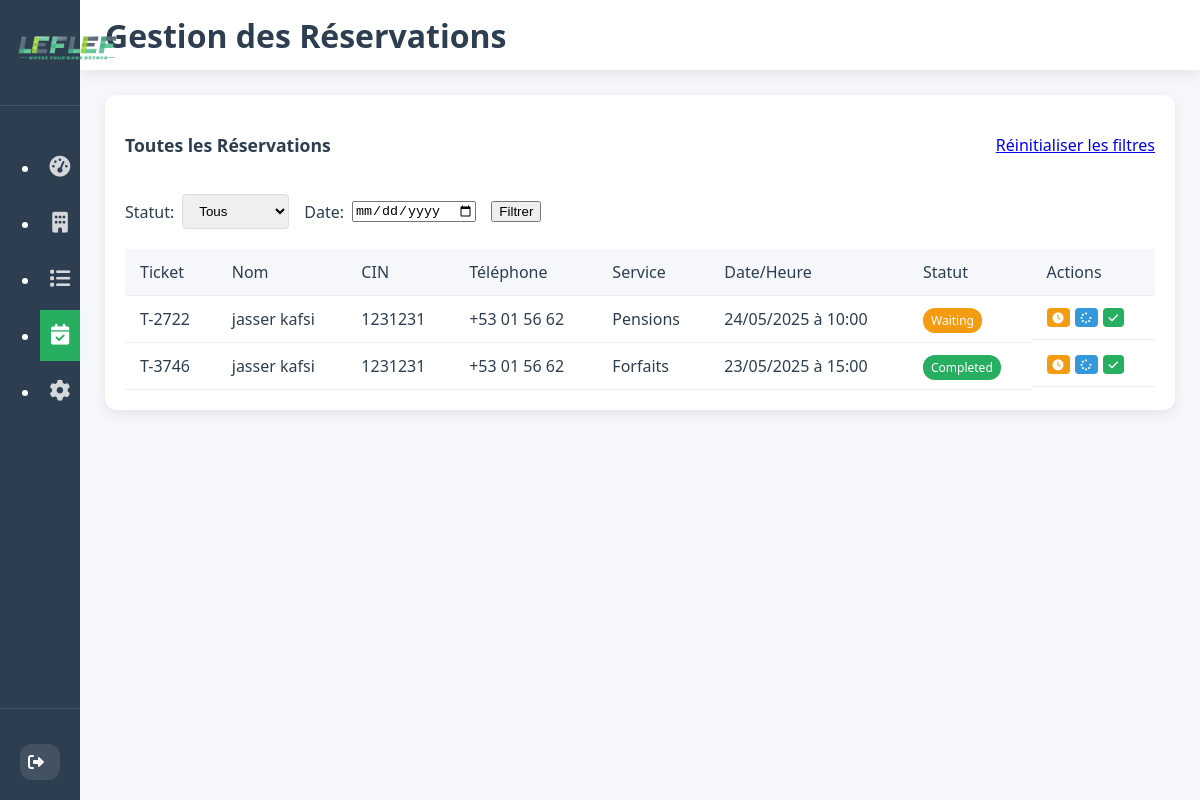
Before: /admin/reservations.php (signed in) with the older database file.
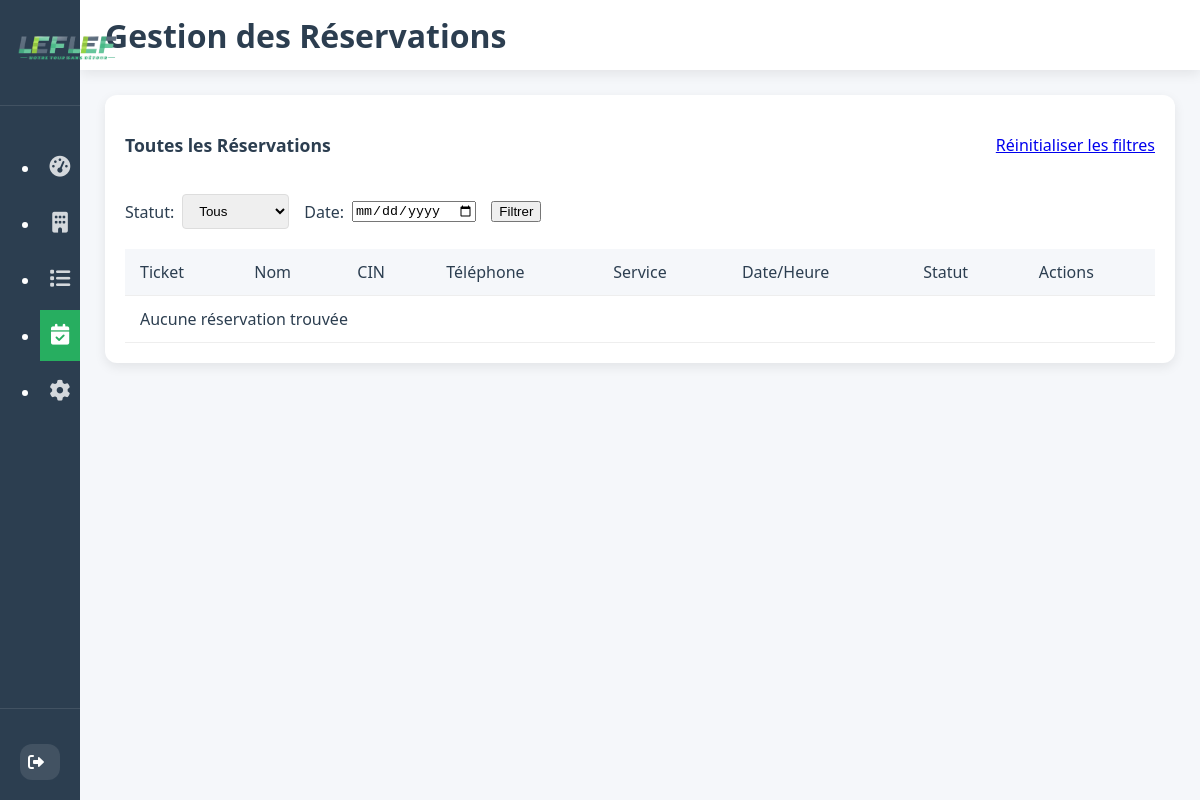
After: the same page with the newer database file.
### tables this page shows
CREATE TABLE IF NOT EXISTS `reservations` (
  `id` int NOT NULL AUTO_INCREMENT,
  `name` varchar(100) NOT NULL,
  `cin` varchar(20) NOT NULL,
  `phone` varchar(20) NOT NULL,
  `email` varchar(100) DEFAULT NULL,
  `societe_type` enum('pub','prv') NOT NULL,
  `institution_id` int NOT NULL,
  `service_id` int NOT NULL,
  `institution` varchar(100) NOT NULL,
  `service` varchar(100) NOT NULL,
  `reservation_date` date NOT NULL,
  `reservation_time` time NOT NULL,
  `ticket_number` varchar(10) NOT NULL,
  `queue_position` int DEFAULT '0',
  `notifications` tinyint(1) DEFAULT '0',
  `created_at` timestamp NULL DEFAULT CURRENT_TIMESTAMP,
  `status` enum('waiting','processing','completed') DEFAULT 'waiting',
  `updated_at` timestamp NULL DEFAULT CURRENT_TIMESTAMP ON UPDATE CURRENT_TIMESTAMP,
  PRIMARY KEY (`id`)
);

### admin/reservations.php (the view, shortened to what the changed rows need)
<?php
require_once 'config.php';
$query = "SELECT r.* FROM reservations r WHERE 1=1";
$params = [];
$query .= " ORDER BY r.reservation_date DESC, r.reservation_time DESC";
$stmt = $pdo->prepare($query);
$stmt->execute($params);
$reservations = $stmt->fetchAll();
?>
<!DOCTYPE html>
<html lang="fr">
<head>
    <link rel="stylesheet" href="https://cdnjs.cloudflare.com/ajax/libs/font-awesome/6.0.0-beta3/css/all.min.css">
    <link rel="stylesheet" href="css/stylesadmin.css">
    <link rel="stylesheet" href="css/res.css">
</head>
<body class="admin-dashboard">
    <main class="main-content">
        <header class="main-header">
            <div class="header-left">
                <h1>Gestion des Réservations</h1>
            </div>
        </header>
        <section class="dashboard-overview">
            <div class="content-card">
                <div class="table-responsive">
                    <table class="data-table">
                        <thead>
                            <tr>
                                <th>Ticket</th>
                                <th>Nom</th>
                                <th>CIN</th>
                                <th>Téléphone</th>
                                <th>Service</th>
                                <th>Date/Heure</th>
                                <th>Statut</th>
                                <th>Actions</th>
                            </tr>
                        </thead>
                        <tbody>
                            <?php if (empty($reservations)): ?>
                                <tr>
                                    <td colspan="8" class="text-center">Aucune réservation trouvée</td>
                                </tr>
                            <?php else: ?>
                                <?php foreach ($reservations as $reservation): ?>
                                <tr>
                                    <td><?= htmlspecialchars($reservation['ticket_number']) ?></td>
                                    <td><?= htmlspecialchars($reservation['name']) ?></td>
                                    <td><?= htmlspecialchars($reservation['cin']) ?></td>
                                    <td><?= htmlspecialchars($reservation['phone']) ?></td>
                                    <td><?= htmlspecialchars($reservation['service']) ?></td>
                                    <td>
                                        <?= date('d/m/Y', strtotime($reservation['reservation_date'])) ?>
                                        à <?= date('H:i', strtotime($reservation['reservation_time'])) ?>
                                    </td>
                                    <td>
                                        <span class="status-badge status-<?= $reservation['status'] ?>">
                                            <?= $reservation['status'] ?>
                                        </span>
                                    </td>
                                    <td class="status-actions">
                                        <a href="reservations.php?change_status=1&id=<?= $reservation['id'] ?>&status=waiting" class="status-btn btn-waiting" title="Marquer comme en attente">
                                            <i class="fas fa-clock"></i>
                                        </a>
                                        <a href="reservations.php?change_status=1&id=<?= $reservation['id'] ?>&status=processing" class="status-btn btn-processing" title="Marquer comme en cours">
                                            <i class="fas fa-spinner"></i>
                                        </a>
                                        <a href="reservations.php?change_status=1&id=<?= $reservation['id'] ?>&status=completed" class="status-btn btn-completed" title="Marquer comme terminé">
                                            <i class="fas fa-check"></i>
                                        </a>
                                    </td>
                                </tr>
                                <?php endforeach; ?>
                            <?php endif; ?>
                        </tbody>
                    </table>
                </div>
            </div>
        </section>
    </main>
</body>
</html>

Changed rows visible on the page:
removed reservations: ticket_number "T-2722", name "jasser kafsi", cin "1231231", phone "+53 01 56 62", service "Pensions", reservation_date "24/05/2025", reservation_time "10:00", status "Waiting"
removed reservations: ticket_number "T-3746", name "jasser kafsi", cin "1231231", phone "+53 01 56 62", service "Forfaits", reservation_date "23/05/2025", reservation_time "15:00", status "Completed"
Other visible differences:
text now shown: "Aucune réservation trouvée"
